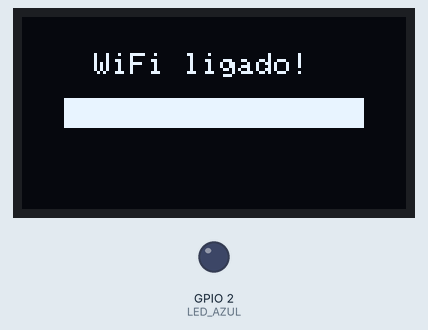
Recording of a sketch running on a simulated ESP32. On the bench: 128×64 one-colour display, output pins drawn as LEDs (lit = HIGH). WiFi joins after 1.5 s; servers stay silent unless stated; uploads are accepted with an empty reply; web services answer with replies made up by the test bench.

Above: at 6.5 s.
At 8.8 s:
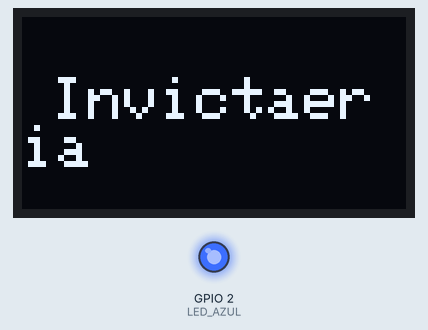
At 10.8 s:
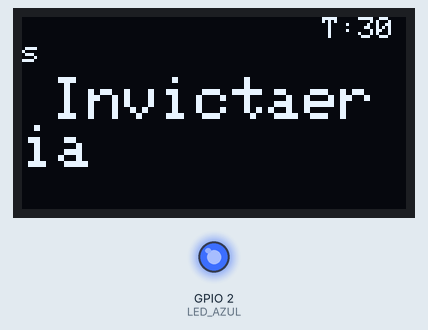
At 38.5 s:
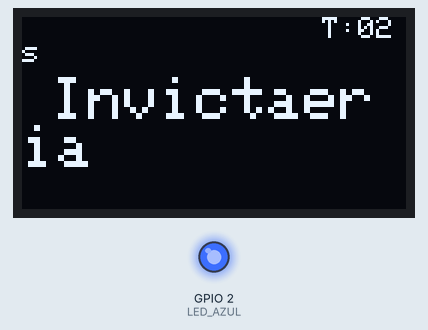
Timing chart, 0 to 40.0 s (numbered marks = the images above):
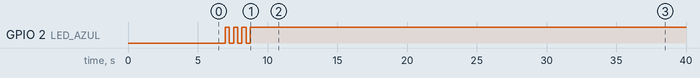

The sketch:

final.ino
```cpp
#include <WiFi.h>
#include <HTTPClient.h>
#include <ArduinoJson.h>
#include <Wire.h>
#include <Adafruit_GFX.h>
#include <Adafruit_SSD1306.h>
#include <math.h>

const char* ssid = "esp32esp32esp32";
const char* password = "esp32esp32esp32";

#define SCREEN_WIDTH 128
#define SCREEN_HEIGHT 64
#define OLED_RESET -1
Adafruit_SSD1306 display(SCREEN_WIDTH, SCREEN_HEIGHT, &Wire, OLED_RESET);

#define LED_AZUL 2

float myLat = 0.0;
float myLon = 0.0;

unsigned long lastUpdate = 0;
const unsigned long updateInterval = 30000;

void piscarLed(int pin, int vezes) {
  for (int i = 0; i < vezes; i++) {
    digitalWrite(pin, HIGH);
    delay(300);
    digitalWrite(pin, LOW);
    delay(300);
  }
}

float distanceKm(float lat1, float lon1, float lat2, float lon2) {
  const float R = 6371.0;
  float dLat = radians(lat2 - lat1);
  float dLon = radians(lon2 - lon1);
  float a = sin(dLat/2)*sin(dLat/2) +
            cos(radians(lat1))*cos(radians(lat2))*
            sin(dLon/2)*sin(dLon/2);
  float c = 2 * atan2(sqrt(a), sqrt(1-a));
  return R * c;
}

float bearingTo(float lat1, float lon1, float lat2, float lon2) {
  float dLon = radians(lon2 - lon1);
  float y = sin(dLon) * cos(radians(lat2));
  float x = cos(radians(lat1)) * sin(radians(lat2)) -
            sin(radians(lat1)) * cos(radians(lat2)) * cos(dLon);
  return fmod((degrees(atan2(y, x)) + 360), 360);
}

void drawHeadingArrow(int x, int y, float heading) {
  float rad = radians(heading - 90);
  int len = 10;
  int x2 = x + cos(rad) * len;
  int y2 = y + sin(rad) * len;
  display.drawLine(x, y, x2, y2, SSD1306_WHITE);
  display.fillTriangle(x2, y2, x2 - 3, y2 + 5, x2 + 3, y2 + 5, SSD1306_WHITE);
}

void showLoadingBar() {
  int barWidth = 100, barHeight = 10;
  int barX = (SCREEN_WIDTH - barWidth) / 2;
  int barY = (SCREEN_HEIGHT - barHeight) / 2;
  const int totalSteps = 50;

  WiFi.begin(ssid, password);

  for (int currentStep = 0; currentStep <= totalSteps; currentStep++) {
    display.clearDisplay();
    display.setTextSize(1);
    display.setCursor((SCREEN_WIDTH - 80) / 2, barY - 15);
    display.print("A ligar WiFi...");
    display.drawRect(barX, barY, barWidth, barHeight, SSD1306_WHITE);
    int fillWidth = (barWidth - 2) * currentStep / totalSteps;
    if (fillWidth > 0) {
      display.fillRect(barX + 1, barY + 1, fillWidth, barHeight - 2, SSD1306_WHITE);
    }
    display.display();
    delay(100);
  }

  if (WiFi.status() == WL_CONNECTED) {
    display.clearDisplay();
    display.setTextSize(1);
    display.setCursor((SCREEN_WIDTH - 80) / 2, barY - 15);
    display.print("WiFi ligado!");
    display.drawRect(barX, barY, barWidth, barHeight, SSD1306_WHITE);
    display.fillRect(barX + 1, barY + 1, barWidth - 2, barHeight - 2, SSD1306_WHITE);
    display.display();
    delay(500);
    piscarLed(LED_AZUL, 3);
    digitalWrite(LED_AZUL, HIGH);
  } else {
    display.clearDisplay();
    display.setCursor(0, 0);
    display.setTextSize(1);
    display.println("Falha ao conectar WiFi.");
    display.display();
    while (true) delay(1000);
  }
}

bool getMyLocation() {
  if (WiFi.status() == WL_CONNECTED) {
    HTTPClient http;
    http.begin("https://ipinfo.io/json");
    int code = http.GET();
    if (code == 200) {
      String payload = http.getString();
      StaticJsonDocument<512> doc;
      DeserializationError error = deserializeJson(doc, payload);
      if (!error) {
        const char* loc = doc["loc"]; // string no formato "lat,lon"
        if (loc != nullptr) {
          String locStr = String(loc);
          int commaIndex = locStr.indexOf(',');
          if (commaIndex != -1) {
            myLat = locStr.substring(0, commaIndex).toFloat();
            myLon = locStr.substring(commaIndex + 1).toFloat();
            http.end();
            return true;
          }
        }
      }
    }
    http.end();
  }
  return false;
}

bool getPlaneData() {
  if (WiFi.status() != WL_CONNECTED) return false;

  HTTPClient http;
  float lamin = myLat - 0.5;
  float lamax = myLat + 0.5;
  float lomin = myLon - 0.5;
  float lomax = myLon + 0.5;

  String url = "https://opensky-network.org/api/states/all?lamin=" + String(lamin, 6) +
               "&lamax=" + String(lamax, 6) +
               "&lomin=" + String(lomin, 6) +
               "&lomax=" + String(lomax, 6);

  http.begin(url);
  int httpCode = http.GET();

  if (httpCode == 200) {
    String payload = http.getString();
    DynamicJsonDocument doc(5000);
    DeserializationError error = deserializeJson(doc, payload);
    if (error) {
      http.end();
      return false;
    }

    JsonArray states = doc["states"];
    if (states.size() == 0) {
      http.end();
      return false;
    }

    float closestDist = 99999.0;
    JsonArray closest;

    for (JsonVariant v : states) {
      JsonArray a = v.as<JsonArray>();
      if (!a[6].isNull() && !a[5].isNull()) {
        float dist = distanceKm(myLat, myLon, a[6], a[5]);
        if (dist < closestDist) {
          closestDist = dist;
          closest = a;
        }
      }
    }

    if (closest.size() > 0) {
      display.clearDisplay();
      display.setTextSize(1);

      int y = 0;
      display.setCursor(0, y);
      display.print("ICAO: ");
      display.println(closest[0].as<const char*>());

      y += 8;
      display.setCursor(0, y);
      display.print(" CallSign: ");
      display.println(closest[1].as<const char*>());

      y += 8;
      display.setCursor(0, y);
      display.printf("Lat: %.4f", closest[6].as<float>());

      y += 8;
      display.setCursor(0, y);
      display.printf("Long: %.4f", closest[5].as<float>());

      y += 8;
      display.setCursor(0, y);
      display.printf("Vel: %.0f km/h", closest[9].as<float>() * 3.6);

      y += 8;
      display.setCursor(0, y);
      display.printf("Distancia: %.1f km", closestDist);

      y += 8;
      display.setCursor(0, y);
      display.print("Origem: ");
      display.println(closest[2].as<const char*>());

      // Desenhar seta no canto direito (ex: x=110, y=30)
      float heading = bearingTo(myLat, myLon, closest[6], closest[5]);
      drawHeadingArrow(110, 30, heading);

      display.display();
    }

    http.end();
    return true;
  }

  http.end();
  return false;
}

void showTimer() {
  int secondsLeft = (updateInterval - (millis() - lastUpdate)) / 1000;
  display.setTextSize(1);
  display.setTextColor(SSD1306_WHITE, SSD1306_BLACK); // sobrescreve fundo
  display.setCursor(SCREEN_WIDTH - 28, 0);
  display.printf("T:%02ds", secondsLeft);
  display.display();
}

void setup() {
  Serial.begin(115200);
  pinMode(LED_AZUL, OUTPUT);
  digitalWrite(LED_AZUL, LOW);

  if (!display.begin(SSD1306_SWITCHCAPVCC, 0x3C)) {
    Serial.println("Falha OLED");
    while (true);
  }

  showLoadingBar();

  display.clearDisplay();
  display.setTextSize(2);
  display.setCursor((SCREEN_WIDTH - 12 * 9) / 2, 20);
  display.println("Invictaeria");
  display.display();
  delay(1500);

  if (!getMyLocation()) {
    display.clearDisplay();
    display.setCursor(0, 0);
    display.println("Erro localizacao");
    display.display();
    while (true);
  }

  getPlaneData();
  lastUpdate = millis();
}

void loop() {
  unsigned long now = millis();

  if (now - lastUpdate >= updateInterval) {
    lastUpdate = now;
    getPlaneData();
  }

  showTimer(); // mostra o temporizador sempre no canto
  delay(1000);
}
```

Measured:
- what the display in image 0 shows lasts 2.3 s, from 6.5 s to 8.8 s
- what the display in image 1 shows lasts 1.9 s, from 8.8 s to 10.7 s
- what the display in image 2 shows lasts 1.0 s, from 10.7 s to 11.7 s
